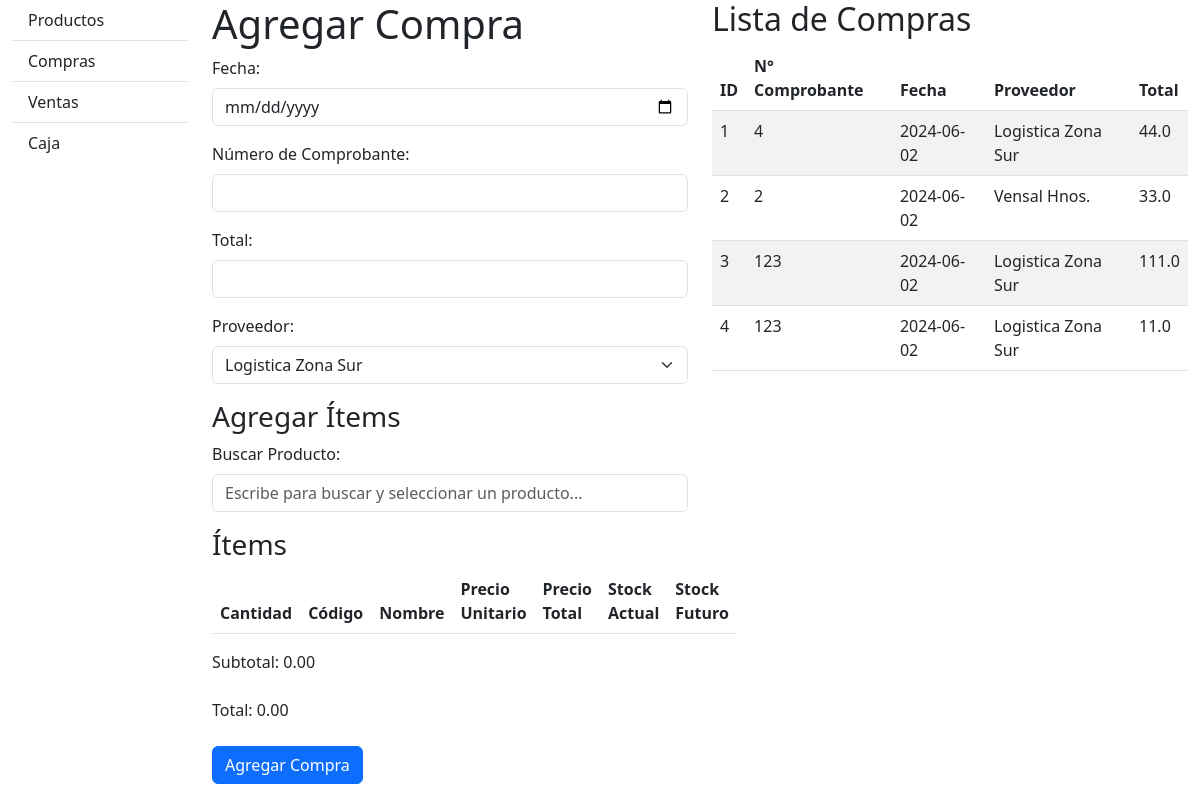
Before: /compras with the older database file.
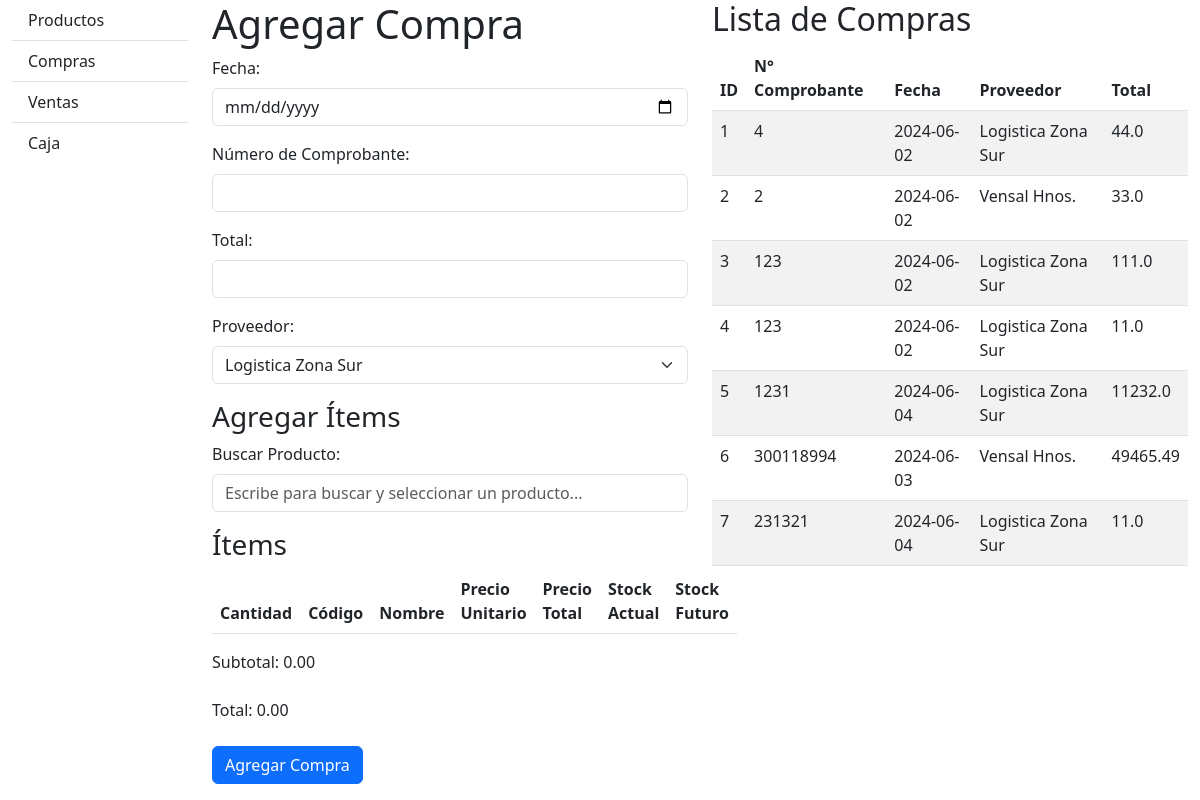
After: the same page with the newer database file.
### database_setup.py (models this page shows)
class Compra(Base):
    __tablename__ = 'Compra'
    id = Column(Integer, primary_key=True, autoincrement=True)
    fecha = Column(Date, nullable=False)
    numero_comprobante = Column(String, nullable=False)
    total = Column(Float, nullable=False)
    idproveedor = Column(Integer, ForeignKey('Proveedor.id'))
    proveedor = relationship('Proveedor')

class Proveedor(Base):
    __tablename__ = 'Proveedor'
    id = Column(Integer, primary_key=True, autoincrement=True)
    nombre = Column(String, nullable=False)
    cuit = Column(String, nullable=True)

### compras.py (the view)
@compras_bp.route('/compras')
def mostrar_compras():
    compras = session.query(Compra).all()
    proveedores = session.query(Proveedor).all()
    productos = session.query(Producto).all()
    return render_template('compras.html', compras=compras, proveedores=proveedores, productos=productos)

### templates/compras.html (shortened to what this page needs)
<!DOCTYPE html>
<html lang="en">
<head>
    <link href="https://cdn.jsdelivr.net/npm/bootstrap@5.3.0/dist/css/bootstrap.min.css" rel="stylesheet">
</head>
<body>
    <div class="container-fluid">
        <div class="row">
            <div class="col-md-2">
                {% include 'navbar.html' %}
            </div>
            <div class="col-md-5">
                <h1>Agregar Compra</h1>
                <form action="/compras/agregar" method="post" id="compraForm">
                    <div class="mb-3">
                        <label for="fecha" class="form-label">Fecha:</label>
                        <input type="date" class="form-control" id="fecha" name="fecha" required>
                    </div>
                    <div class="mb-3">
                        <label for="numero_comprobante" class="form-label">Número de Comprobante:</label>
                        <input type="text" class="form-control" id="numero_comprobante" name="numero_comprobante" required>
                    </div>
                    <div class="mb-3">
                        <label for="total" class="form-label">Total:</label>
                        <input type="number" class="form-control" id="total" name="total" step="0.01" required>
                    </div>
                    <div class="mb-3">
                        <label for="idproveedor" class="form-label">Proveedor:</label>
                        <select class="form-select" id="idproveedor" name="idproveedor" required>
                            {% for proveedor in proveedores %}
                                <option value="{{ proveedor.id }}">{{ proveedor.nombre }}</option>
                            {% endfor %}
                        </select>
                    </div>
                    <h3>Agregar Ítems</h3>
                    <div class="mb-3">
                        <label for="buscar_producto" class="form-label">Buscar Producto:</label>
                        <input type="text" class="form-control" id="buscar_producto" placeholder="Escribe para buscar y seleccionar un producto...">
                    </div>
                    <h3>Ítems</h3>
                    <table class="table table-striped" id="itemsTable">
                        <thead>
                            <tr>
                                <th>Cantidad</th>
                                <th>Código</th>
                                <th>Nombre</th>
                                <th>Precio Unitario</th>
                                <th>Precio Total</th>
                                <th>Stock Actual</th>
                                <th>Stock Futuro</th>
                            </tr>
                        </thead>
                    </table>
                    <div class="mb-3">
                        <label for="subtotal" class="form-label">Subtotal:</label>
                        <span id="subtotal">0.00</span>
                    </div>
                    <div class="mb-3">
                        <label for="totalFactura" class="form-label">Total:</label>
                        <span id="totalFactura">0.00</span>
                    </div>
                    <button type="submit" class="btn btn-primary">Agregar Compra</button>
                </form>
            </div>
            <div class="col-md-5">
                <h2>Lista de Compras</h2>
                <table class="table table-striped">
                    <thead id="tablaEncabezado">
                        <tr>
                            <th>ID</th>
                            <th>N° Comprobante</th>
                            <th>Fecha</th>
                            <th>Proveedor</th>
                            <th>Total</th>
                        </tr>
                    </thead>
                    <tbody>
                        {% for compra in compras %}
                        <tr>
                            <td>{{ compra.id }}</td>
                            <td>{{ compra.numero_comprobante }}</td>
                            <td>{{ compra.fecha }}</td>
                            <td>{{ compra.proveedor.nombre }}</td>
                            <td>{{ compra.total }}</td>
                        </tr>
                        {% endfor %}
                    </tbody>
                </table>
            </div>
        </div>
    </div>
</body>
</html>

### templates/navbar.html
<nav id="sidebar" class="bg-light">
    <div class="list-group list-group-flush">
        <a href="/productos" class="list-group-item list-group-item-action">Productos</a>
        <a href="/compras" class="list-group-item list-group-item-action">Compras</a>
        <a href="/ventas" class="list-group-item list-group-item-action">Ventas</a>
        <a href="#" class="list-group-item list-group-item-action">Caja</a>
    </div>
</nav>

Changed rows visible on the page:
added Compra: id "5", numero_comprobante "1231", fecha "2024-06-04", proveedor.nombre "Logistica Zona Sur", total "11232.0"
added Compra: id "6", numero_comprobante "300118994", fecha "2024-06-03", proveedor.nombre "Vensal Hnos.", total "49465.49"
added Compra: id "7", numero_comprobante "231321", fecha "2024-06-04", proveedor.nombre "Logistica Zona Sur", total "11.0"
